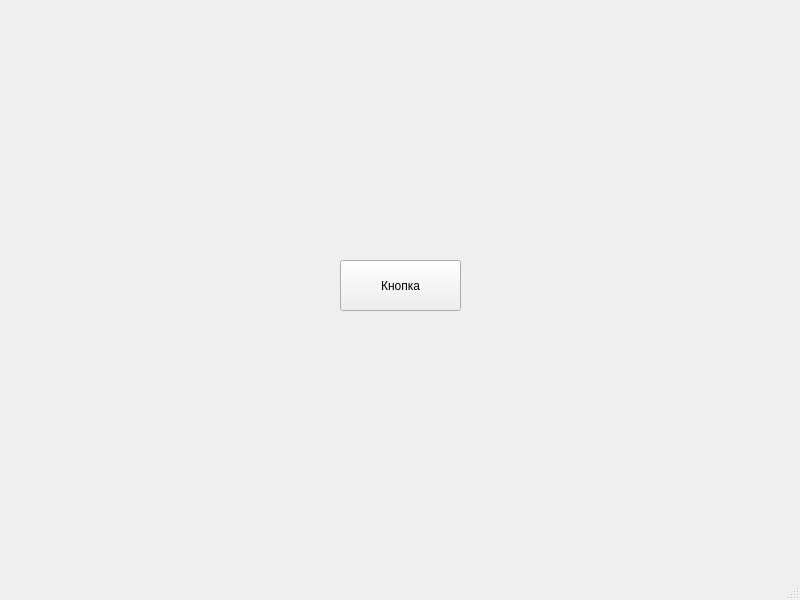
<?xml version="1.0" encoding="UTF-8"?>
<ui version="4.0">
 <class>MainWindow</class>
 <widget class="QMainWindow" name="MainWindow">
  <property name="geometry">
   <rect>
    <x>0</x>
    <y>0</y>
    <width>800</width>
    <height>600</height>
   </rect>
  </property>
  <property name="windowTitle">
   <string>MainWindow</string>
  </property>
  <widget class="QWidget" name="centralwidget">
   <widget class="QPushButton" name="button">
    <property name="geometry">
     <rect>
      <x>340</x>
      <y>260</y>
      <width>121</width>
      <height>51</height>
     </rect>
    </property>
    <property name="text">
     <string>Кнопка</string>
    </property>
   </widget>
  </widget>
  <widget class="QMenuBar" name="menubar">
   <property name="geometry">
    <rect>
     <x>0</x>
     <y>0</y>
     <width>800</width>
     <height>21</height>
    </rect>
   </property>
  </widget>
  <widget class="QStatusBar" name="statusbar"/>
 </widget>
 <resources/>
 <connections/>
</ui>
